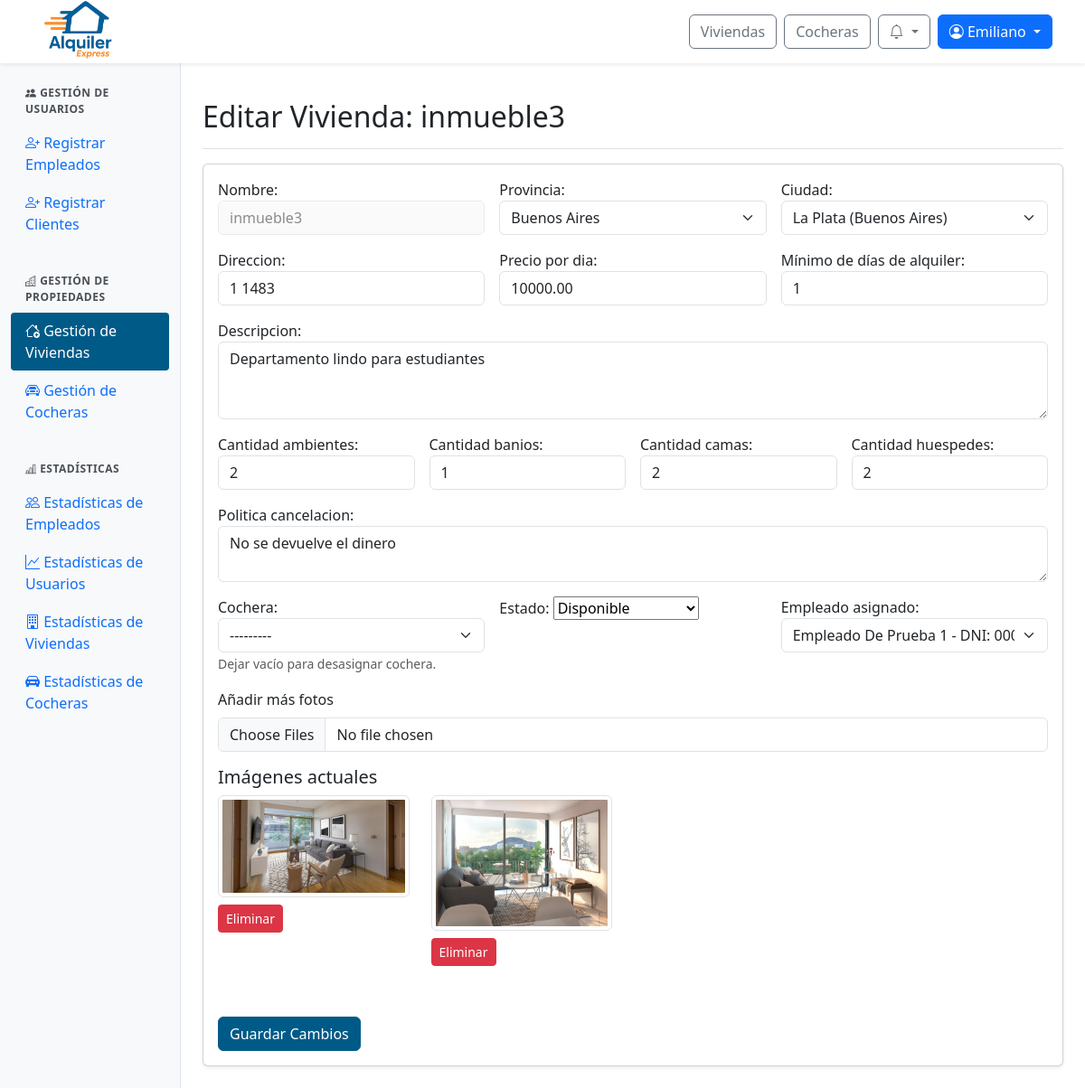
The page /panel/inmuebles/editar/3/ (signed in) on the database as committed earlier.
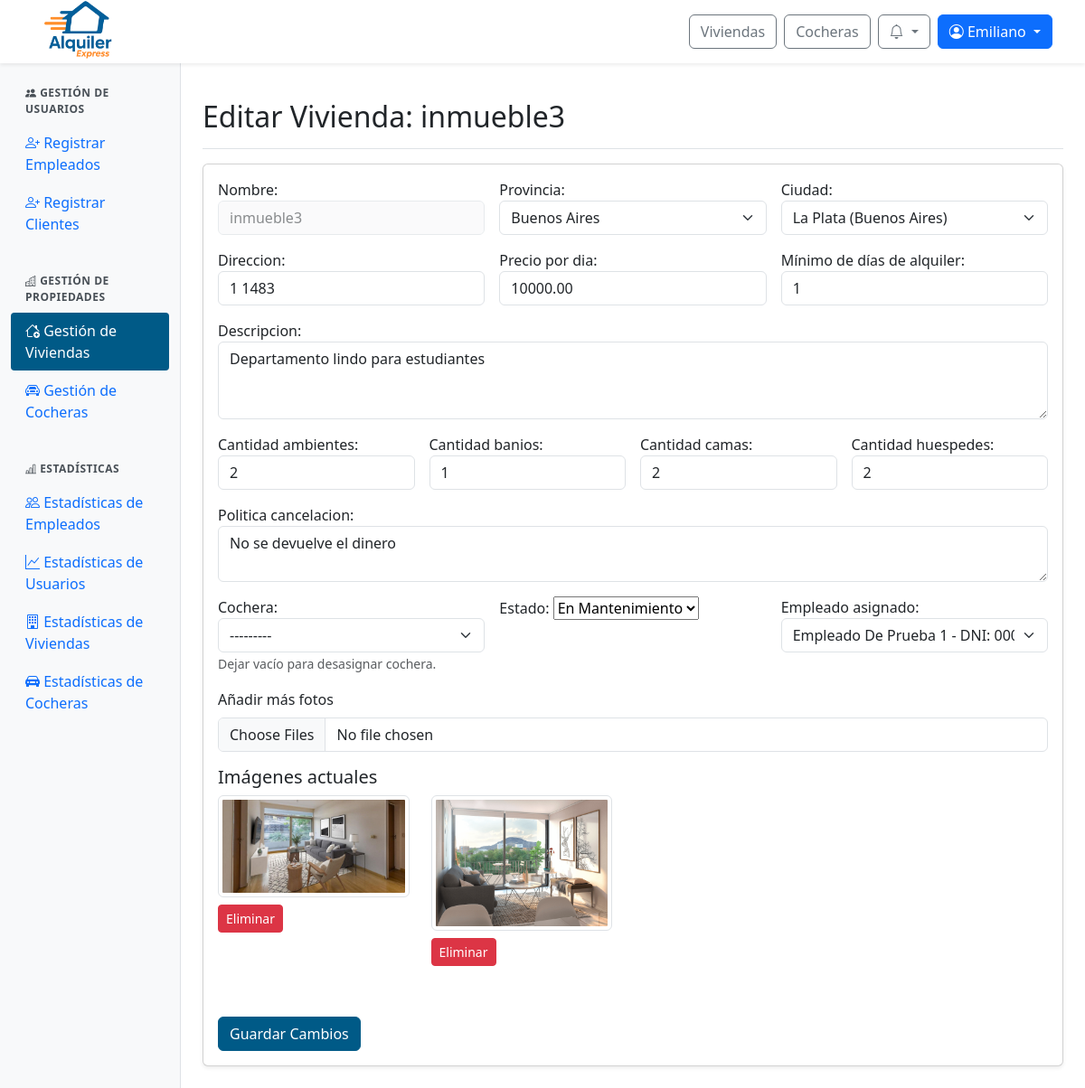
The same page on the database as committed later.
### web/models.py (models this page shows, shortened)
class Inmueble(models.Model):
    id_inmueble = models.AutoField(primary_key=True)
    nombre = models.CharField(max_length=100, unique=True)
    direccion = models.TextField()
    provincia = models.ForeignKey(Provincia, on_delete=models.SET_NULL, null=True)
    ciudad = models.ForeignKey(Ciudad, on_delete=models.SET_NULL, null=True)
    descripcion = models.TextField()
    cantidad_banios = models.IntegerField()
    cantidad_ambientes = models.IntegerField()
    cantidad_camas = models.IntegerField()
    cantidad_huespedes = models.IntegerField()
    precio_por_dia = models.DecimalField(max_digits=10, decimal_places=2)
    politica_cancelacion = models.TextField()
    fecha_publicacion = models.DateField()
    cochera = models.ForeignKey(Cochera, null=True, blank=True, on_delete=models.SET_NULL)
    estado = models.ForeignKey(Estado, on_delete=models.SET_NULL, null=True)
    empleado = models.ForeignKey(Perfil, null=True, blank=True, on_delete=models.SET_NULL)
    minimo_dias_alquiler = models.PositiveIntegerField(default=1, verbose_name="Mínimo de días de alquiler")

### web/viewsAdminInmuebles.py (the view)
# urls.py: path('panel/inmuebles/editar/<int:id_inmueble>/', viewsAdminInmuebles.admin_inmuebles_editar, name='admin_inmuebles_editar'),
@login_required
@user_passes_test(is_admin)
def admin_inmuebles_editar(request, id_inmueble):
    inmueble = get_object_or_404(Inmueble, id_inmueble=id_inmueble)
    if request.method == "POST":
        form = InmuebleForm(request.POST, request.FILES, instance=inmueble)
        if form.is_valid():
            form.instance.nombre = inmueble.nombre
            inmueble = form.save()
            imagenes = request.FILES.getlist('imagenes')
            for img in imagenes:
                InmuebleImagen.objects.create(inmueble=inmueble, imagen=img)
            if request.headers.get('X-Requested-With') == 'XMLHttpRequest':
                return JsonResponse({
                    'success': True,
                    'message': 'Inmueble actualizado correctamente.'
                })
            messages.success(request, "Inmueble actualizado correctamente.")
            return redirect('admin_inmuebles_editar', id_inmueble=inmueble.id_inmueble)
        else:
            if request.headers.get('X-Requested-With') == 'XMLHttpRequest':
                return JsonResponse({
                    'success': False,
                    'message': 'Corrige los errores en el formulario.',
                    'errors': form.errors.get_json_data()
                }, status=400)
            messages.error(request, "Corrige los errores en el formulario.")
    else:
        form = InmuebleForm(instance=inmueble)
    imagenes = inmueble.imagenes.all()
    return render(request, 'admin/admin_inmuebles_editar.html', {
        'form': form,
        'inmueble': inmueble,
        'imagenes': imagenes,
    })

### web/context_processors.py (called while the page is built)
def notifications(request):
    if request.user.is_authenticated:
        try:
            return {
                'notificaciones': request.user.perfil.notificacion_set.order_by('-fecha_creacion')[:10],
                'notificaciones_no_leidas': request.user.perfil.notificacion_set.filter(leido=False).count()
            }
        except Exception:
            return {}
    return {}

def is_client_context(request):
    return {'is_client': is_client(request.user)}

### web/models.py (called while the page is built)
    def __str__(self):
        return f"{self.usuario.first_name} {self.usuario.last_name} - DNI: {self.dni}"

    def __str__(self):
        return self.nombre

    def __str__(self):
        return self.nombre

    def __str__(self):
        return f"{self.nombre} ({self.provincia.nombre})"

    def __str__(self):
        return self.nombre

### web/utils.py (called while the page is built)
def is_admin(user):
    return user.is_authenticated and user.is_staff

### web/views.py (called while the page is built)
def is_client(user):
    return user.is_authenticated and user.groups.filter(name="cliente").exists()

### web/templates/admin/admin_inmuebles_editar.html (shortened to what this page needs)
{% extends 'admin/admin_base.html' %}
{% load static %}
{% block admin_content %}
<div class="d-flex justify-content-between flex-wrap flex-md-nowrap align-items-center pt-3 pb-2 mb-3 border-bottom">
  <h1 class="h2">Editar Vivienda: {{ inmueble.nombre }}</h1>
</div>
<div class="card shadow-sm">
  <div class="card-body">
    <form method="post" id="inmuebleForm" enctype="multipart/form-data">
      <div class="row g-3">
        <div class="col-md-4">
          {{ form.nombre.label_tag }}
          <input type="text" name="nombre" id="id_nombre" class="form-control bg-light text-muted" value="{{ form.nombre.value }}" readonly style="pointer-events: none; opacity: 0.7;">
        </div>
        <div class="col-md-4">
          {{ form.provincia.label_tag }}
          {{ form.provincia }}
        </div>
        <div class="col-md-4">
          {{ form.ciudad.label_tag }}
          {{ form.ciudad }}
        </div>
        <div class="col-md-4">
          {{ form.direccion.label_tag }}
          {{ form.direccion }}
        </div>
        <div class="col-md-4">
          {{ form.precio_por_dia.label_tag }}
          {{ form.precio_por_dia }}
        </div>
        <div class="col-md-4">
          {{ form.minimo_dias_alquiler.label_tag }}
          {{ form.minimo_dias_alquiler }}
        </div>
        <div class="col-12">
          {{ form.descripcion.label_tag }}
          {{ form.descripcion }}
        </div>
        <div class="col-md-3">
          {{ form.cantidad_ambientes.label_tag }}
          {{ form.cantidad_ambientes }}
        </div>
        <div class="col-md-3">
          {{ form.cantidad_banios.label_tag }}
          {{ form.cantidad_banios }}
        </div>
        <div class="col-md-3">
          {{ form.cantidad_camas.label_tag }}
          {{ form.cantidad_camas }}
        </div>
        <div class="col-md-3">
          {{ form.cantidad_huespedes.label_tag }}
          {{ form.cantidad_huespedes }}
        </div>
        <div class="col-12">
          {{ form.politica_cancelacion.label_tag }}
          {{ form.politica_cancelacion }}
        </div>
        <div class="col-md-4">
          {{ form.cochera.label_tag }}
          {{ form.cochera }}
          <small class="text-muted">Dejar vacío para desasignar cochera.</small>
        </div>
        <div class="col-md-4">
          {{ form.estado.label_tag }}
          {{ form.estado }}
        </div>
        <div class="col-md-4">
            {{ form.empleado.label_tag }}
            {{ form.empleado }}
        </div>
        <div class="col-md-12">
          <label for="id_imagenes" class="form-label">Añadir más fotos</label>
          <input type="file" name="imagenes" id="id_imagenes" class="form-control" multiple accept="image/*">
        </div>
        <div class="col-12">
          <h5>Imágenes actuales</h5>
          <div class="row" id="imagenes-actuales">
            {% for imagen in imagenes %}
            <div class="col-md-3 mb-3">
              <img src="{{ imagen.imagen.url }}" class="img-thumbnail" style="max-height: 150px;">
              <div class="mt-2">
                <a href="#" class="btn btn-sm btn-danger eliminar-imagen" data-id="{{ imagen.id_imagen }}">Eliminar</a>
              </div>
            </div>
            {% endfor %}
          </div>
        </div>
        <div class="col-12">
          <button type="submit" class="btn btn-primary btn-azul">Guardar Cambios</button>
        </div>
      </div>
    </form>
  </div>
</div>
{% endblock %}

Rows that differ between the two databases and show on the page:
changed Inmueble "inmueble3": estado "Disponible" → "En Mantenimiento"
